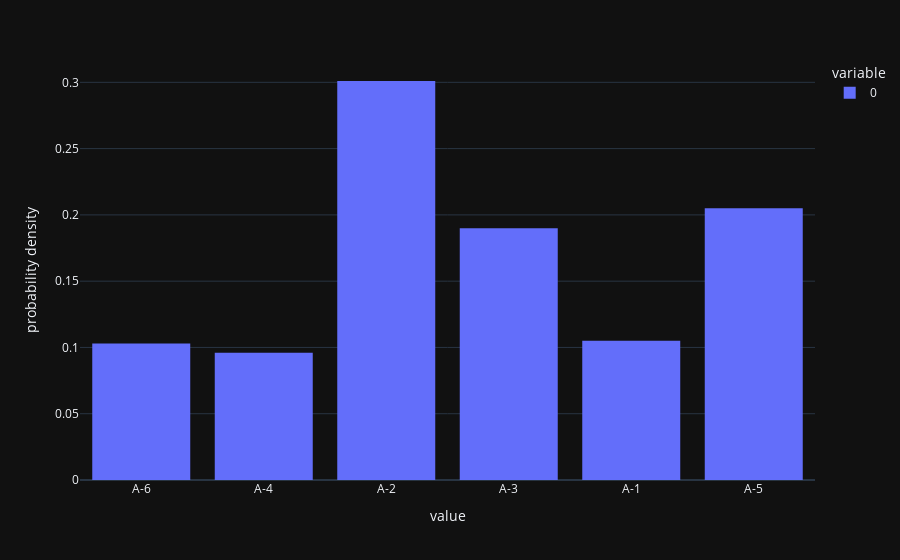

This figure's notebook cell:
### Markdown cell above
## 1° Construction de nos objets

### Code cell
class walkerTable():
    def __init__(self, distribution : (float), distribution_values : tuple):
        """construction de la table de walker.
        Distribution est un tuple qui contient notre distribution de probablité.
        Distribution_values est un tuple qui contient les valeurs associées a notre distribution de probablité."""

        assert len(distribution) == len(distribution_values), "Tuples de tailles differentes. \n" + str(len(distribution)) + "x" + str(len(distribution_values)) #verification d'usage. Il doit y avoir autant de valeurs que le cardinal de notre distribution.
        self.distribution_values = distribution_values
        self.distribution = distribution
        self.n = len(self.distribution)
        #dictionnaire de distributions. 
        self.dt_01 = dict(zip([i for i in range(self.n)],
                             [
                                 [self.distribution_values[k],
                              self.distribution[k]] for k in range(self.n)]
                             )
                         )
        #dictionnaire des distributions compilées.
        self.dt_02 = dict(zip([i for i in range(self.n)],
                             [
                                 [] for k in range(self.n)]
                             )
                         )
        H = [] #Cela doit etre une liste temporaire. Liste des distribution superieures a la moyenne.
        L = [] #Cela doit etre une liste temporaire. Liste des distribution inferieures a la moyenne.
        for k in range(self.n):
            var = self.distribution[k]*self.n
            if var < 1:
                L.append(k)
            elif var > 1:
                H.append(k)
        #Listes H et L remplies.
        while (H != []) and (L != []):
            up = H[0] #indice de la premiere distribution superieure a la moyenne.
            low = L[0] #indice de la premiere distribution superieure a la moyenne.
            self.dt_01[up][1] = self.dt_01[up][1] - (1/self.n - self.dt_01[low][1])
            self.dt_02[low].append(self.dt_01[up][0]) #on rajoute la valeur de la distribution compilée
            self.dt_02[low].append((1/self.n - self.dt_01[low][1])) #on rajoute sa probabilité
            L.pop(0) #La sortie de low de la liste L est certaine, mais celle de up ne l'est pas.
            if (self.dt_01[up][1]*self.n < 1):
                L.append(up)
                H.pop(0)
            elif (self.dt_01[up][1]*self.n == 1):
                H.pop(0)
            pass
    def __repr__(self):
        return "[Table de Walker] : \n" + "|" + "|".join([elt[0] + " : " + str(elt[1] + 0.0000000001)[:4] for elt in self.dt_01.values()]) + "|" + "\n" + "|" + "|".join([self.dt_02[key][0] + " : " + str(self.dt_02[key][1] + 0.0000000001)[:4] if self.dt_02[key] != [] else " "*(7 + len(self.dt_01[key][0])) for key in self.dt_02.keys()]) + "|" 
    def __str__(self):
        return "[Table de Walker] : \n" + "|" + "|".join([elt[0] + " : " + str(elt[1] + 0.0000000001)[:4] for elt in self.dt_01.values()]) + "|" + "\n" + "|" + "|".join([self.dt_02[key][0] + " : " + str(self.dt_02[key][1] + 0.0000000001)[:4] if self.dt_02[key] != [] else " "*(7 + len(self.dt_01[key][0])) for key in self.dt_02.keys()]) + "|"
    def run(self):
        """Simulation de la distribution de probabilité a support fini"""
        U = rd.random() #Loi uniforme sur [0,1]
        var = int(U*self.n) #Partie entiere d'une loi uniforme sur [|0,n-1|]
        #Loi de bernoulli
        if (self.dt_02[var] == []) or ((U*self.n - var) <= self.dt_01[var][1]*self.n):
            return self.dt_01[var][0]
        else:
            return self.dt_02[var][0]
    def empiricLikelihood(self, n=1000):
        """Affiche l'histogramme de notre distribution pour n simmulation"""
        assert n != 0, "distribution non spécifiée"
        fig = px.histogram([self.run() for k in range(n)], histnorm='probability density', template="plotly_dark")
        fig.show()
test = walkerTable((0.1,0.3,0.2,0.1,0.2,0.1),("A-1","A-2","A-3","A-4","A-5","A-6"))
print(test)
test.empiricLikelihood()

### Figure 1 — Plotly figure (JSON) as saved in the notebook; plotly's stock layout.template omitted (floating-point values rounded to 4 significant figures; data arrays with more than 128 entries replaced by an {"elided": "..."} marker saying what was removed)
{"data": [{"bingroup": "x", "histnorm": "probability density", "hovertemplate": "variable=0<br>value=%{x}<br>probability density=%{y}<extra></extra>", "legendgroup": "0", "marker": {"color": "#636efa", "pattern": {"shape": ""}}, "name": "0", "orientation": "v", "showlegend": true, "type": "histogram", "x": {"elided": "1000 str values"}, "xaxis": "x", "yaxis": "y"}], "layout": {"barmode": "relative", "legend": {"title": {"text": "variable"}, "tracegroupgap": 0}, "margin": {"t": 60}, "xaxis": {"anchor": "y", "domain": [0, 1], "title": {"text": "value"}}, "yaxis": {"anchor": "x", "domain": [0, 1], "title": {"text": "probability density"}}}}
